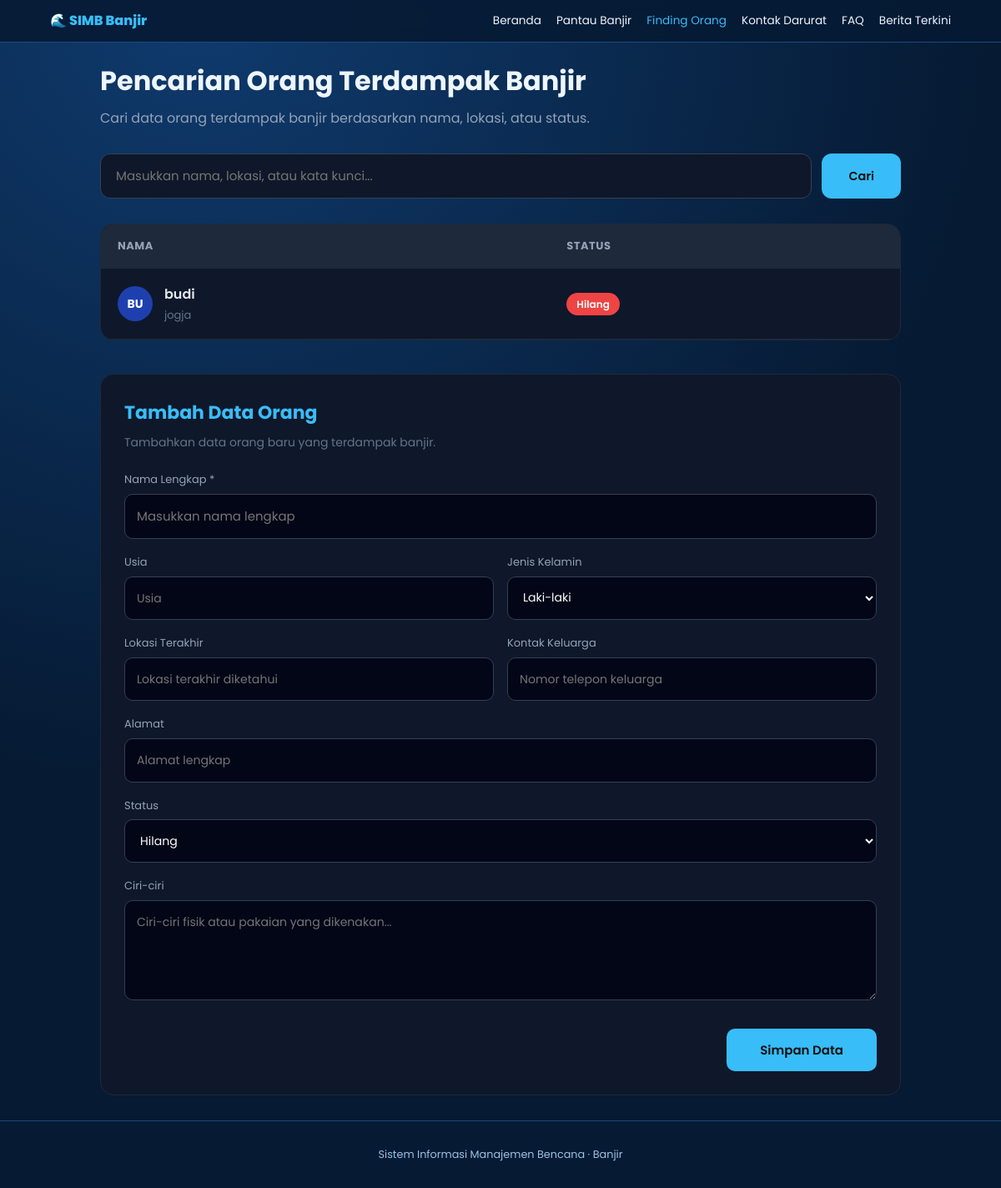
Page /finding.php on the committed database.
### tables this page shows
CREATE TABLE `orang` (
  `id` int(11) NOT NULL,
  `nama` varchar(100) NOT NULL,
  `usia` tinyint(4) DEFAULT NULL,
  `jenis_kelamin` enum('L','P') DEFAULT 'L',
  `alamat` varchar(255) DEFAULT NULL,
  `ciri` text DEFAULT NULL,
  `kontak` varchar(60) DEFAULT NULL,
  `lokasi_terakhir` varchar(255) DEFAULT NULL,
  `status` enum('hilang','ditemukan','mengungsi','dirawat') DEFAULT 'hilang',
  `created_at` timestamp NOT NULL DEFAULT current_timestamp()
);

### finding.php (the view, shortened to what this page needs)
<?php
include 'inc.php';
include 'dba.php';
$conn = db();
$cari = isset($_GET['q']) ? $_GET['q'] : "";
if ($cari != "") {
    $sql = "SELECT * FROM orang WHERE nama LIKE '%$cari%' OR lokasi_terakhir LIKE '%$cari%' OR alamat LIKE '%$cari%' ORDER BY id DESC";
} else {
    $sql = "SELECT * FROM orang ORDER BY id DESC";
}
$hasil = mysqli_query($conn, $sql);
function badge($status) {
    $map = [
        'hilang'     => ['#ef4444', '#fff', 'Hilang'],
        'mengungsi'  => ['#eab308', '#000', 'Mengungsi'],
        'ditemukan'  => ['#22c55e', '#fff', 'Ditemukan'],
        'dirawat'    => ['#3b82f6', '#fff', 'Dirawat']
    ];
    $d = $map[$status] ?? ['#64748b', '#fff', ucfirst($status)];
    return '<span style="background:'.$d[0].'; color:'.$d[1].'; padding:5px 12px; border-radius:20px; font-size:12px; font-weight:600;">'.$d[2].'</span>';
}
?>
<section class="wrap" style="max-width:1000px; margin:0 auto; padding:30px 20px;">
    <h1 style="font-size:32px; font-weight:700; margin-bottom:8px;">Pencarian Orang Terdampak Banjir</h1>
    <p style="color:#94a3b8; margin-bottom:30px;">Cari data orang terdampak banjir berdasarkan nama, lokasi, atau status.</p>
    <form method="get" style="display:flex; gap:12px; margin-bottom:30px;">
        <input type="text" name="q" value="<?= htmlspecialchars($cari) ?>" placeholder="Masukkan nama, lokasi, atau kata kunci..."
               style="flex:1; padding:14px 18px; border-radius:12px; border:1px solid #334155; background:#0f172a; color:#fff; font-size:15px;">
        <button type="submit" class="btn" style="padding:14px 32px; border-radius:12px; font-weight:600;">Cari</button>
    </form>
    <div style="background:#0f172a; border:1px solid #1e293b; border-radius:16px; overflow:hidden; margin-bottom:40px;">
        <div style="max-height:450px; overflow-y:auto;">
            <table style="width:100%; border-collapse:collapse;">
                <thead>
                    <tr style="background:#1e293b; color:#94a3b8; font-size:13px; text-transform:uppercase; letter-spacing:0.5px;">
                        <th style="padding:16px 20px; text-align:left;">Nama</th>
                        <th style="padding:16px 20px; text-align:left;">Status</th>
                    </tr>
                </thead>
                <tbody>
                    <?php $no=0; while ($row = mysqli_fetch_assoc($hasil)) { $no++;
                        $inisial = strtoupper(substr(trim($row['nama']), 0, 2));
                    ?>
                        <tr onclick="toggleDetail('d<?= $no ?>')" style="border-bottom:1px solid #1e293b; cursor:pointer;">
                            <td style="padding:18px 20px;">
                                <div style="display:flex; align-items:center; gap:14px;">
                                    <div style="width:42px; height:42px; background:#1e40af; border-radius:50%; display:flex; align-items:center; justify-content:center; font-weight:700; font-size:14px; color:#fff;">
                                        <?= $inisial ?>
                                    </div>
                                    <div>
                                        <div style="font-weight:600; color:#e2e8f0; font-size:16px;"><?= htmlspecialchars($row['nama']) ?></div>
                                        <div style="color:#64748b; font-size:13px; margin-top:2px;"><?= htmlspecialchars($row['lokasi_terakhir'] ?: 'Lokasi tidak diketahui') ?></div>
                                    </div>
                                </div>
                            </td>
                            <td style="padding:18px 20px; vertical-align:middle;">
                                <?= badge($row['status']) ?>
                            </td>
                        </tr>
                    <?php } ?>
                </tbody>
            </table>
        </div>
    </div>
    <div style="background:#0f172a; border:1px solid #1e293b; border-radius:16px; padding:28px;">
        <h3 style="margin:0 0 6px; font-size:22px; color:#38bdf8;">Tambah Data Orang</h3>
        <p style="color:#64748b; margin:0 0 24px; font-size:14px;">Tambahkan data orang baru yang terdampak banjir.</p>
        <form method="post" style="display:grid; gap:18px;">
            <div>
                <label style="display:block; font-size:13px; color:#94a3b8; margin-bottom:6px;">Nama Lengkap *</label>
                <input type="text" name="nama" required placeholder="Masukkan nama lengkap"
                       style="width:100%; padding:14px; border-radius:10px; border:1px solid #334155; background:#020617; color:#fff; font-size:15px;">
            </div>
            <div style="display:grid; grid-template-columns:1fr 1fr; gap:16px;">
                <div>
                    <label style="display:block; font-size:13px; color:#94a3b8; margin-bottom:6px;">Usia</label>
                    <input type="number" name="usia" placeholder="Usia"
                           style="width:100%; padding:14px; border-radius:10px; border:1px solid #334155; background:#020617; color:#fff;">
                </div>
                <div>
                    <label style="display:block; font-size:13px; color:#94a3b8; margin-bottom:6px;">Jenis Kelamin</label>
                    <select name="jenis_kelamin" style="width:100%; padding:14px; border-radius:10px; border:1px solid #334155; background:#020617; color:#fff;">
                        <option value="L">Laki-laki</option>
                    </select>
                </div>
            </div>
            <div style="display:grid; grid-template-columns:1fr 1fr; gap:16px;">
                <div>
                    <label style="display:block; font-size:13px; color:#94a3b8; margin-bottom:6px;">Lokasi Terakhir</label>
                    <input type="text" name="lokasi_terakhir" placeholder="Lokasi terakhir diketahui"
                           style="width:100%; padding:14px; border-radius:10px; border:1px solid #334155; background:#020617; color:#fff;">
                </div>
                <div>
                    <label style="display:block; font-size:13px; color:#94a3b8; margin-bottom:6px;">Kontak Keluarga</label>
                    <input type="text" name="kontak" placeholder="Nomor telepon keluarga"
                           style="width:100%; padding:14px; border-radius:10px; border:1px solid #334155; background:#020617; color:#fff;">
                </div>
            </div>
            <div>
                <label style="display:block; font-size:13px; color:#94a3b8; margin-bottom:6px;">Alamat</label>
                <input type="text" name="alamat" placeholder="Alamat lengkap"
                       style="width:100%; padding:14px; border-radius:10px; border:1px solid #334155; background:#020617; color:#fff;">
            </div>
            <div>
                <label style="display:block; font-size:13px; color:#94a3b8; margin-bottom:6px;">Status</label>
                <select name="status" style="width:100%; padding:14px; border-radius:10px; border:1px solid #334155; background:#020617; color:#fff;">
                    <option value="hilang">Hilang</option>
                </select>
            </div>
            <div>
                <label style="display:block; font-size:13px; color:#94a3b8; margin-bottom:6px;">Ciri-ciri</label>
                <textarea name="ciri" rows="4" placeholder="Ciri-ciri fisik atau pakaian yang dikenakan..."
                          style="width:100%; padding:14px; border-radius:10px; border:1px solid #334155; background:#020617; color:#fff; resize:vertical;"></textarea>
            </div>
            <div style="text-align:right; margin-top:8px;">
                <button type="submit" name="simpan" class="btn" style="padding:14px 40px; border-radius:10px; font-weight:600; font-size:15px;">
                    Simpan Data
                </button>
            </div>
        </form>
    </div>
</section>

### assets/style.css (style rules this page uses)
:root { --bg:#061a33;--card:#0c2b52;--line:#1c4a80;--tx:#eef6ff;--mut:#9ec0e4;--y:#38bdf8 }
* { box-sizing:border-box }
html { scroll-behavior:smooth }
body { margin:0;font-family:Poppins,system-ui,sans-serif;background:radial-gradient(circle at 20% 0,#0f3b6e,var(--bg) 55%) fixed;color:var(--tx);line-height:1.6 }
h1 { font-size:clamp(3.5rem,12vw,8rem);font-weight:800;margin:0;line-height:1 }
.btn { display:inline-block;background:var(--y);color:#111;border:0;padding:10px 20px;border-radius:10px;font:600 .9rem Poppins;cursor:pointer }
.wrap { max-width:1100px;margin:0 auto;padding:60px 5vw }
h3 { color:var(--y);margin:2rem 0 1rem }
input,select,textarea { background:#08203c;color:var(--tx);border:1px solid var(--line);border-radius:10px;padding:10px 12px;font:inherit;font-size:.88rem;width:100% }

### rows in the picture
orang: nama "BU", nama "budi", lokasi_terakhir "jogja", status "Hilang"

### other values in the picture
$t "Beranda"
$t "Pantau Banjir"
$t "Finding Orang"
$t "Kontak Darurat"
$t "FAQ"
$t "Berita Terkini"
